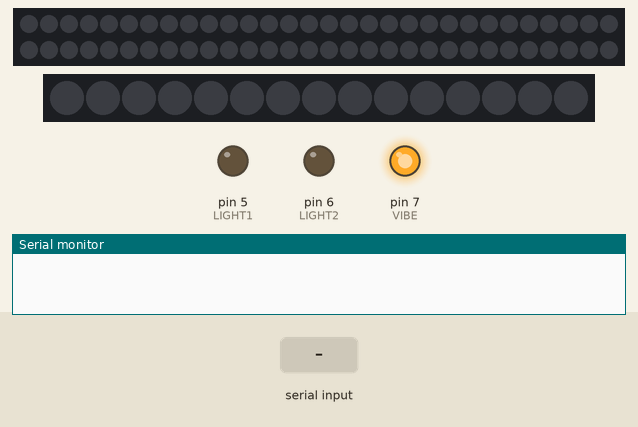
This sketch was run on a simulated Arduino Uno, built with avr-gcc and run on an emulated ATmega328P. On the bench: 60 RGB LEDs in strip order, left to right, continuing on the next row, 15 RGB LEDs in strip order, left to right, output pins drawn as LEDs (lit = HIGH), the last lines printed to the serial monitor. The test bench sets the inputs (shaded band). Dim RGB values are drawn brighter than linear; random numbers use the default seed unless the sketch sets one.

Above: at 1.2 s.
1.3 s: "1" received over the second serial link
At 1.51 s:
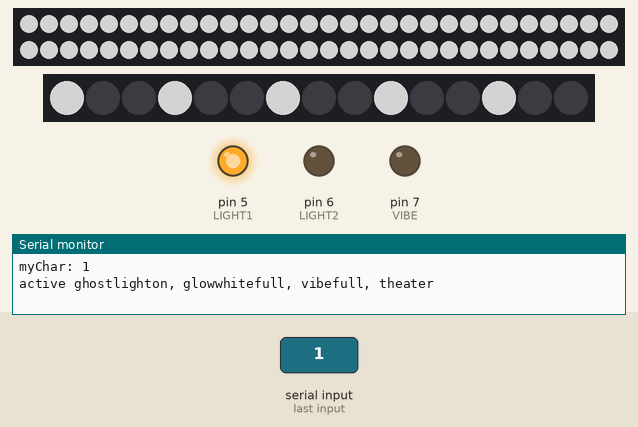
3.1 s: "0" received over the second serial link
At 4.74 s:
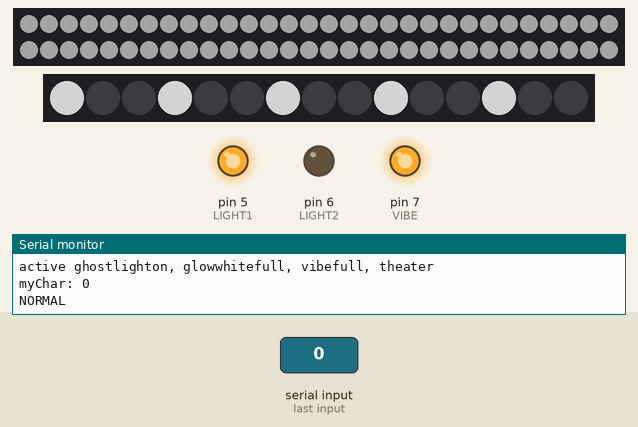
6.1 s: "2" received over the second serial link
At 7.93 s:
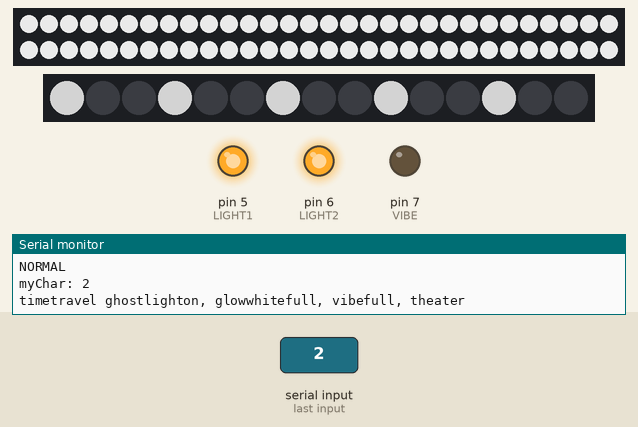
9.1 s: "0" received over the second serial link
At 11.16 s:
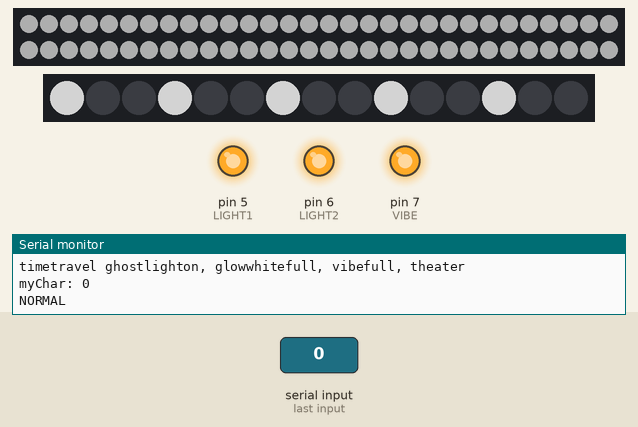
12.1 s: "1" received over the second serial link
At 14.35 s:
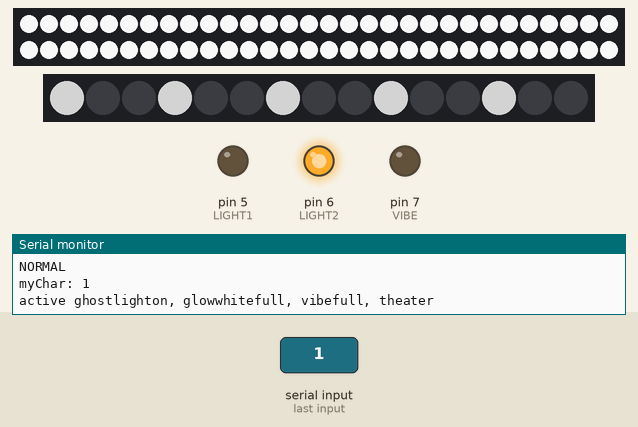
15.1 s: "0" received over the second serial link
At 17.58 s:
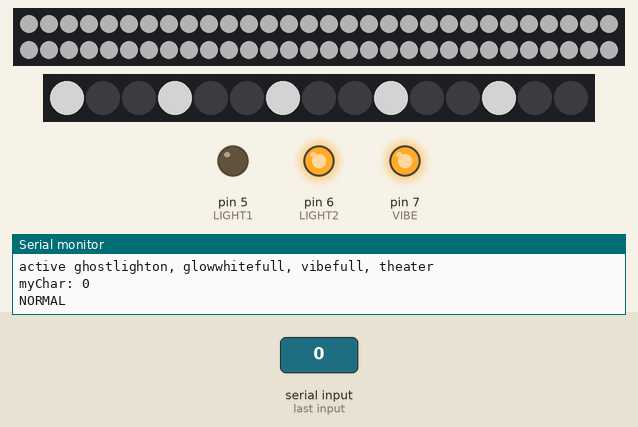
Timing chart, 0 to 19.1 s (numbered marks = the images above; inputs shaded):
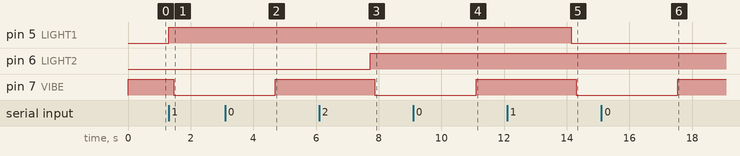

Measured:
- after the input at 1.3 s, pin 5 (LIGHT1): LOW → HIGH at once; pin 7 (VIBE): HIGH → LOW after 0.15 s; the LEDs: first change after 0.15 s (image 1 shows a later state)
- after the input at 3.1 s, pin 7 (VIBE): LOW → HIGH after 1.6 s
- after the input at 6.1 s, pin 6 (LIGHT2): LOW → HIGH after 1.6 s
- after the input at 9.1 s, pin 7 (VIBE): LOW → HIGH after 2.0 s
- after the input at 12.1 s, pin 5 (LIGHT1): HIGH → LOW after 2.0 s
- after the input at 15.1 s, pin 7 (VIBE): LOW → HIGH after 2.4 s

The sketch:

tango_reliever.ino
```cpp
/////////////////////////////////////////////////////////////////////////////////////////////////
/////////////////////////////////////////////////////////////////////////////////////////////////
//// Tango Reliever Code                                                                     ////
//// Kaho Abe                                                                                ////
//// May 24, 2015                                                                            ////
/////////////////////////////////////////////////////////////////////////////////////////////////
/////////////////////////////////////////////////////////////////////////////////////////////////
// Based on:                                                                                 ////
// Adafruit Neopixels Simple Example                                                         ////
// Sainsmart & Arduino:                                                                      ////
// http://arduinotronics.blogspot.com/2013/01/working-with-sainsmart-5v-relay-board.html     ////
/////////////////////////////////////////////////////////////////////////////////////////////////

////////////////////////////////////LIBRARIES///////////////////////////////
#include <Adafruit_NeoPixel.h>
#include <avr/power.h>
#include <SoftwareSerial.h>

////////////////////////////////////STATES////////////////////////////////////
char NORMAL = '0'; //half glow, half vibe. low flicker lights
char ACTIVE = '1'; // full glow, high vibe , fast flicker lights
char TIMETRAVEL = '2'; //sparkly, high vibe, fast flicker lights
char HOLD = '3'; //red, high vibe, fast flicker lights
char RELEASE = '4'; // blue, SILENT, lights normal
char RED = '5';
char BLUE = '6';
char LOWVIBE = '7';
char HIGHVIBE = '8';
char REST = '9'; // white, vibe off, lights normal
char stateArray[] = {
  NORMAL,ACTIVE,TIMETRAVEL,HOLD,RELEASE,RED,BLUE,LOWVIBE,HIGHVIBE,REST};////////////////////////////////////OTHER VARIABLES////////////////////////////////////
//Neopixel variables
#define NEOPIN1 8
#define NEOPIN2 9
Adafruit_NeoPixel bulb = Adafruit_NeoPixel(60, NEOPIN1, NEO_GRB + NEO_KHZ800);
Adafruit_NeoPixel tube = Adafruit_NeoPixel(15, NEOPIN2, NEO_GRB + NEO_KHZ800);
float counter = 0;
float brightness = 0;
int chaseTime = 100; //theater chase time

//Relay variables
int relayPin1 = 4;                 // IN1 connected to digital pin 7
int LIGHT1 = 5;                 // IN2 connected to digital pin 8
int LIGHT2 = 6;                 // IN3 connected to digital pin 9
int VIBE = 7;                // IN4 connected to digital pin 10

int val = 0;

#define rxPin 12
#define txPin 11

boolean ghostLightState =0;

SoftwareSerial mySerial(rxPin, txPin); // RX, TX
char myChar ;
char tempChar;


//Light Variables
boolean ghostLightState1 = false;
unsigned long startFlickerTime1;
int randomFlicker1;
boolean flickerOn1;
boolean ghostLightState2 = false;
unsigned long startFlickerTime2;
int randomFlicker2;
boolean flickerOn2;
int flickerFreq = 2000;

////////////////////////////////////SET UP////////////////////////////////////
void setup()
{
  Serial.begin(9600);
  mySerial.begin(9600);

  bulb.begin();
  bulb.show(); // Initialize all pixels to 'off'
  tube.begin();
  tube.show(); // Initialize all pixels to 'off'

  //Relay set up
  //  pinMode(relayPin1, OUTPUT);      // sets the digital pin as output
  pinMode(LIGHT1, OUTPUT);      // sets the digital pin as output
  pinMode(LIGHT2, OUTPUT);      // sets the digital pin as output
  pinMode(VIBE, OUTPUT);      // s                            ets the digital pin as output
  //  digitalWrite(relayPin1, HIGH);        // Prevents relays from starting up engaged
  digitalWrite(LIGHT1, HIGH);        // Prevents relays from starting up engaged
  digitalWrite(LIGHT2, HIGH);        // Prevents relays from starting up engaged
  digitalWrite(VIBE, HIGH);        // Prevents relays from starting up engaged
  ghostLightState = false;
  ghostLightON();

}

////////////////////////////////////LOOP////////////////////////////////////
void loop()
{
  counter= counter + 0.25;
  // while (Serial.available()) {
  //  myChar = Serial.read();
  //Serial.print(myChar);


  if (mySerial.available()) {
    tempChar = mySerial.read();
    for (int i = 0; i < sizeof(stateArray); i++){
      if (tempChar == stateArray[i]){
        myChar = tempChar;
      }
      else {
        //      Serial.print("tempChar: ");
        //      Serial.println(tempChar);
      }
    }
    Serial.print("myChar: ");
    Serial.println(myChar);
  }

  if (myChar == NORMAL) { //half glow, half vibe. low flicker lights
    Serial.println("NORMAL");
    glowWhiteHalf();
    vibeHalf();
    theaterChase(tube.Color(127, 127, 127), chaseTime);
  }

  else if (myChar == ACTIVE) {// full glow, high vibe , fast flicker lights
    Serial.println("active ghostlighton, glowwhitefull, vibefull, theater");
    ghostLightON();
    glowWhiteFull();
    vibeFull();
    theaterChase(tube.Color(127, 127, 127), chaseTime);
  }

  else if (myChar == TIMETRAVEL) { //sparkly, high vibe, fast flicker lights
    Serial.println("timetravel ghostlighton, glowwhitefull, vibefull, theater");
    ghostLightON();
    glowWhiteFullSparks();
    vibeFull();
    theaterChase(tube.Color(127, 127, 127), chaseTime);
  }

  else if(myChar == HOLD) { //red, high vibe, fast flicker lights
    ghostLightON();
    Serial.println("hold");
    angryRed();
    theaterChase(bulb.Color(127,   0,   0), chaseTime);
    vibeFull();

  }

  else if (myChar == RELEASE) { // blue, SILENT, lights normal
    Serial.println("Release, TheaterChase");
    ghostLightOFF();
    blue();
    theaterChase(tube.Color(0, 0, 127), chaseTime);
  }

  else if (myChar == RED) {
    Serial.println("REd, AngryRed, and Theater");
    angryRed();
    theaterChase(tube.Color(127, 0, 0), chaseTime);
  }

  else if (myChar == BLUE) {
    Serial.println("BLUE, TheaterChase");
    theaterChase(tube.Color(0, 0, 127), chaseTime);
  }

  else if (myChar == LOWVIBE) {
    Serial.println("Lowvibe");
    vibeHalf();
  }

  else if (myChar == HIGHVIBE) {
    Serial.println("Highvibe");
    vibeFull();
  }
  else if (myChar == REST) {
    Serial.println(": rest");
    glowWhiteHalf();
  }

}

////////////////////////////////////NEOPIXEL FUNCTIONS////////////////////////////////////

void glowWhiteHalf() {
  brightness = float((sin(counter) +1.0 )/2) ;
  for(uint16_t i=0; i<bulb.numPixels(); i++) {
    bulb.setPixelColor(i, (brightness*63) , (brightness*63), (brightness*63));
    bulb.show();
  }
}

void glowWhiteFull() {
  brightness = float((sin(counter) +1.0 )/2) ;
  for(uint16_t i=0; i<bulb.numPixels(); i++) {
    bulb.setPixelColor(i, (brightness*255) , (brightness*255), (brightness*255));
    bulb.show();
  }
}

void glowWhiteFullSparks() {
  if(int(counter)%6 == 0) {
    colorWipe(bulb.Color(random(255), random(255), random(255)),0); // Red
    // colorWipe(bulb.Color(255, 0, 0), 50); // Red
  }
  brightness = float((sin(counter) +1.0 )/2) ;
  for(uint16_t i=0; i<bulb.numPixels(); i++) {
    bulb.setPixelColor(i, (brightness*255) , (brightness*255), (brightness*255));
    bulb.show();
  }

}

void angryRed() {
  brightness = random(255) ;
  for(uint16_t i=0; i<bulb.numPixels(); i++) {
    bulb.setPixelColor(i, (brightness*255) , 0,0);
    bulb.show();
  }
  delay(100);
}

void blue() {
  brightness = float((sin(counter) +1.0 )/2) ;
  for(uint16_t i=0; i<bulb.numPixels(); i++) {
    bulb.setPixelColor(i,  0, 0,(brightness*255));
    bulb.show();
  }
  delay(100);
}

void colorWipe(uint32_t c, uint8_t wait) {
  for(uint16_t i=0; i<bulb.numPixels(); i++) {
    bulb.setPixelColor(i, c);
    bulb.show();
    delay(wait);
  }
}


void vibeFull(){
  digitalWrite(VIBE, LOW);   // energizes the relay and lights the LED
  digitalWrite(relayPin1, LOW);   // energizes the relay and lights the LED

  delay(6);
  digitalWrite(relayPin1, HIGH);
}


void vibeHalf(){
  digitalWrite(VIBE, LOW);   // energizes the relay and lights the LED
  delay(50);
  digitalWrite(VIBE, HIGH);
}

//Theatre-style crawling lights.
void theaterChase(uint32_t c, uint8_t wait) {
  for (int j=0; j<10; j++) {  //do 10 cycles of chasing
    for (int q=0; q < 3; q++) {
      for (int i=0; i < tube.numPixels(); i=i+3) {
        tube.setPixelColor(i+q, c);    //turn every third pixel on
      }
      tube.show();

      delay(wait);

      for (int i=0; i < tube.numPixels(); i=i+3) {
        tube.setPixelColor(i+q, 0);        //turn every third pixel off
      }
    }
  }
}


void ghostLightON() {

/////////////// FLICKERING FOR LIGHT 1 ///////////////
  if(ghostLightState1 == false) {
    ghostLightState1 = true;
    startFlickerTime1 = millis();
    randomFlicker1 = int(random(500, flickerFreq));
  }

  if (millis() - startFlickerTime1 > randomFlicker1) {
    flickerOn1 = !flickerOn1;
    ghostLightState1 = false;
  }

  if (flickerOn1) {
    digitalWrite(LIGHT1, HIGH);
  }

  else {
    digitalWrite(LIGHT1, LOW);
  }

  /////////////// FLICKERING FOR LIGHT 2 ///////////////
    if(ghostLightState2 == false) {
    ghostLightState2 = true;
    startFlickerTime2 = millis();
    randomFlicker2 = int(random(500, flickerFreq));
  }

  if (millis() - startFlickerTime2 > randomFlicker2) {
    flickerOn2 = !flickerOn2;
    ghostLightState2 = false;
  }

  if (flickerOn2) {
    digitalWrite(LIGHT2, HIGH);
  }

  else {
    digitalWrite(LIGHT2, LOW);
  }
}

void ghostLightOFF() {
  Serial.println("Ghostlight Off");
  digitalWrite(LIGHT1, HIGH);
  digitalWrite(LIGHT2, HIGH);
  ghostLightState1 = false;
  ghostLightState2 = false;
}


//boolean cycleCheck(unsigned long *lastMillis, unsigned int cycle)
//{
// unsigned long currentMillis = millis();
// if(currentMillis - *lastMillis >= cycle)
// {
//   *lastMillis = currentMillis;
//   return true;
// }
// else
//   return false;
//}

//void serialEvent() {
//  if (mySerial.available()) {
//    // get the new byte:
//   myChar = (char)mySerial.read();
//    // add it to the inputString:
//
//  }
//}
```
